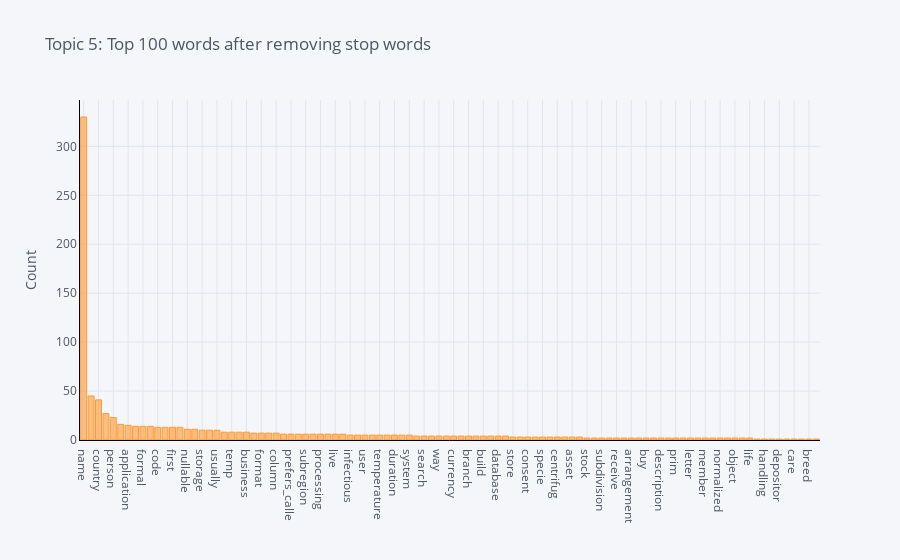

Notebook cell for this chart:
### Code cell
plot_model(lda, plot='frequency', topic_num = 'Topic 5')

### Figure 1 — Plotly figure (JSON) as saved in the notebook; plotly's stock layout.template omitted (floating-point values rounded to 4 significant figures)
{"data": [{"name": "count", "text": "", "y": [330, 45, 41, 27, 23, 16, 15, 14, 14, 14, 13, 13, 13, 13, 11, 11, 10, 10, 10, 8, 8, 8, 8, 7, 7, 7, 7, 6, 6, 6, 6, 6, 6, 6, 6, 6, 5, 5, 5, 5, 5, 5, 5, 5, 5, 4, 4, 4, 4, 4, 4, 4, 4, 4, 4, 4, 4, 4, 3, 3, 3, 3, 3, 3, 3, 3, 3, 3, 2, 2, 2, 2, 2, 2, 2, 2, 2, 2, 2, 2, 2, 2, 2, 2, 2, 2, 2, 2, 2, 2, 2, 1, 1, 1, 1, 1, 1, 1, 1, 1], "marker": {"color": "rgba(255, 153, 51, 0.6)", "line": {"color": "rgba(255, 153, 51, 1.0)", "width": 1}}, "x": ["name", "full", "country", "version", "person", "domain", "application", "technical", "formal", "customer", "code", "classification", "first", "region", "nullable", "middle", "storage", "supplier", "usually", "type", "temp", "trade", "business", "text", "format", "element", "column", "last", "prefers_calle", "city", "subregion", "child", "processing", "detail", "live", "transaction", "infectious", "assign", "user", "extend", "temperature", "category", "duration", "pay", "system", "payment", "search", "make", "way", "group", "currency", "agree", "branch", "united_nation", "build", "compute", "database", "gender", "store", "container", "consent", "active", "specie", "server", "centrifug", "territory", "asset", "property", "stock", "sequence", "subdivision", "account", "receive", "marriage", "arrangement", "art", "buy", "company", "description", "expectancy", "prim", "item", "letter", "insurance", "member", "month", "normalized", "number", "object", "output", "life", "strain", "handling", "neuter", "depositor", "stage", "care", "tumor", "breed", "availability"], "type": "bar", "orientation": "v"}], "layout": {"title": {"text": "Topic 5: Top 100 words after removing stop words", "font": {"color": "#4D5663"}}, "paper_bgcolor": "#F5F6F9", "plot_bgcolor": "#F5F6F9", "yaxis": {"tickfont": {"color": "#4D5663"}, "title": {"text": "Count", "font": {"color": "#4D5663"}}, "showgrid": true, "zerolinecolor": "#E1E5ED", "gridcolor": "#E1E5ED", "linecolor": "black"}, "xaxis": {"tickfont": {"color": "#4D5663"}, "title": {"text": "", "font": {"color": "#4D5663"}}, "showgrid": true, "zerolinecolor": "#E1E5ED", "gridcolor": "#E1E5ED", "linecolor": "black"}, "legend": {"bgcolor": "#F5F6F9", "font": {"color": "#4D5663"}}}}
